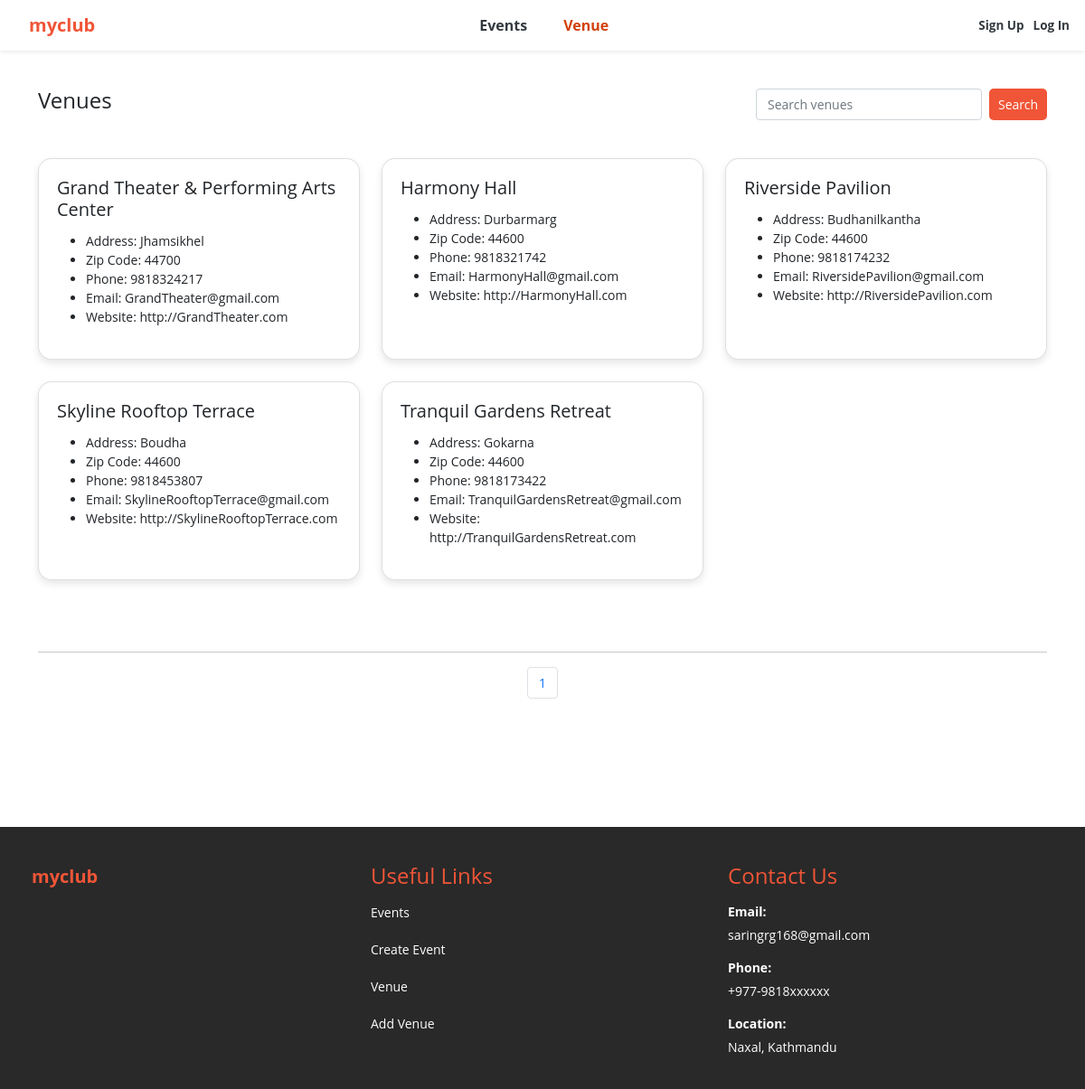
Page /list_venues on the earlier database version.
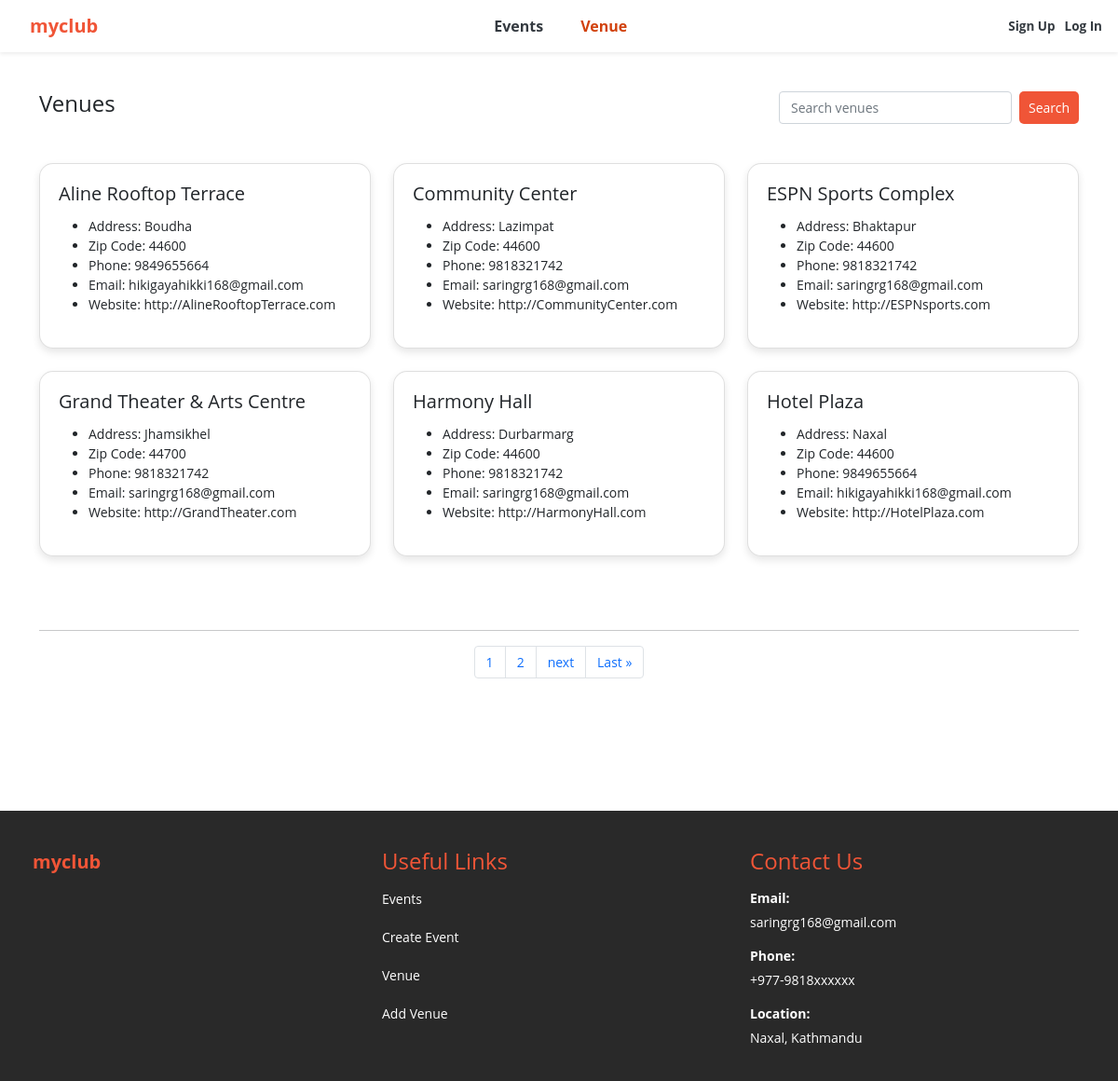
Same page on the later database version.
### events/models.py (models this page shows)
class Venue(models.Model):
	name = models.CharField('Venue Name', max_length=120)
	address = models.CharField(max_length=300)
	zip_code = models.CharField('Zip Code', max_length=15)
	phone_regex = RegexValidator(regex=r'^\d{10}$', message="Phone number must be exactly 10 digits.")
	phone = models.CharField('Contact Phone', max_length=10, validators=[phone_regex])
	web = models.URLField('Website Address', blank=False)
	email_address = models.EmailField('Email Address', blank=False)
	owner = models.IntegerField("Venue Owner", blank=False, default=1)
	venue_description = models.TextField(blank=False)
	venue_image = models.ImageField(null=True, blank=True, upload_to="images/")
	capacity = models.IntegerField("Capacity", blank=False)
	make_public = models.BooleanField("Make Public", default=False)
	def __str__(self):
		return self.name
	class Meta:
		ordering = ['name']

### events/views.py (the view)
# urls.py: path('list_venues', views.list_venues, name='list-venues'),
def list_venues(request):
	venue_list = Venue.objects.all().order_by('name')
	p = Paginator(Venue.objects.all(), 6)
	page = request.GET.get('page')
	venues = p.get_page(page)
	nums = "a" * venues.paginator.num_pages
	return render(request, 'events/venue.html',
		{'venue_list': venue_list, 'venues': venues, 'nums':nums})

### events/templates/events/venue.html (shortened to what this page needs)
{% extends 'events/base.html' %}
{% block content %}
    <nav class="custom-nav">
        <div>
            <h4>Venues</h4>
        </div>
        <div>
            <form class="d-flex" method="POST" action="{% url 'search-venues' %}">
                <input class="form-control me-2 small-search-input" type="search" placeholder="Search venues" aria-label="Search" name="searched">
                <button class="btn btn-outline-dark btn-light btn-sm btn-custom" type="submit">Search</button>
            </form>
        </div>
    </nav>
    <br>
    <div class="row row-cols-1 row-cols-md-3 g-4">
        {% for venue in venues %}
            <div class="col">
                <a href="{% url 'show-venue' venue.id %}" style="text-decoration: none;">
                    <div class="card h-100">
                        <div class="card-body">
                            <h5 class="card-title">{{ venue }}</h5>
                            <p class="card-text">
                                <ul>
                                    {% if venue.address %}
                                        <li>Address: {{ venue.address }}</li>
                                    {% endif %}
                                    {% if venue.zip_code %}
                                        <li>Zip Code: {{ venue.zip_code }}</li>
                                    {% endif %}
                                    {% if venue.phone %}
                                        <li>Phone: {{ venue.phone }}</li>
                                    {% endif %}
                                    {% if venue.email_address %}
                                        <li>Email: {{ venue.email_address }}</li>
                                    {% endif %}
                                    {% if venue.web %}
                                        <li>Website: <a href="{{ venue.web }}" target="_blank">{{ venue.web }}</a></li>
                                    {% endif %}
                                </ul>
                            </p>
                        </div>
                    </div>
                </a>
            </div>
        {% endfor %}
    </div>
    <br><br><br>
    <hr>
    <nav aria-label="Page navigation example">
        <ul class="pagination justify-content-center">
            {% for i in nums %}
                <li class="page-item">
                    <a class="page-link" href="?page={{ forloop.counter }}">{{ forloop.counter }}</a>
                </li>
            {% endfor %}
            {% if venues.has_next %}
                <li class="page-item">
                    <a class="page-link" href="?page={{ venues.next_page_number }}">next</a>
                </li>
                <li class="page-item">
                    <a class="page-link" href="?page={{ venues.paginator.num_pages }}">Last &raquo</a>
                </li>
            {% endif %}
        </ul>
    </nav>
{% endblock %}

Differences in the rows shown:
no longer on this page (row edited): Venue: name "Riverside Pavilion", address "Budhanilkantha", zip_code "44600", phone "9818174232", email_address "RiversidePavilion@gmail.com", web "http://RiversidePavilion.com"
no longer on this page (row edited): Venue: name "Tranquil Gardens Retreat", address "Gokarna", zip_code "44600", phone "9818173422", email_address "TranquilGardensRetreat@gmail.com", web "http://TranquilGardensRetreat.com"
changed Venue "Boudha": name "Skyline Rooftop Terrace" → "Aline Rooftop Terrace"; phone "9818453807" → "9849655664"; email_address "SkylineRooftopTerrace@gmail.com" → "hikigayahikki168@gmail.com"; web "http://SkylineRooftopTerrace.com" → "http://AlineRooftopTerrace.com"; moves up the list
added Venue: name "Community Center", address "Lazimpat", zip_code "44600", phone "9818321742", email_address "saringrg168@gmail.com", web "http://CommunityCenter.com"
added Venue: name "ESPN Sports Complex", address "Bhaktapur", zip_code "44600", phone "9818321742", email_address "saringrg168@gmail.com", web "http://ESPNsports.com"
changed Venue "Jhamsikhel": name "Grand Theater & Performing Arts Center" → "Grand Theater & Arts Centre"; phone "9818324217" → "9818321742"; email_address "GrandTheater@gmail.com" → "saringrg168@gmail.com"
changed Venue "Harmony Hall": email_address "HarmonyHall@gmail.com" → "saringrg168@gmail.com"
added Venue: name "Hotel Plaza", address "Naxal", zip_code "44600", phone "9849655664", email_address "hikigayahikki168@gmail.com", web "http://HotelPlaza.com"
Other differences:
new list line: "2"
text now shown: "next Last »"
